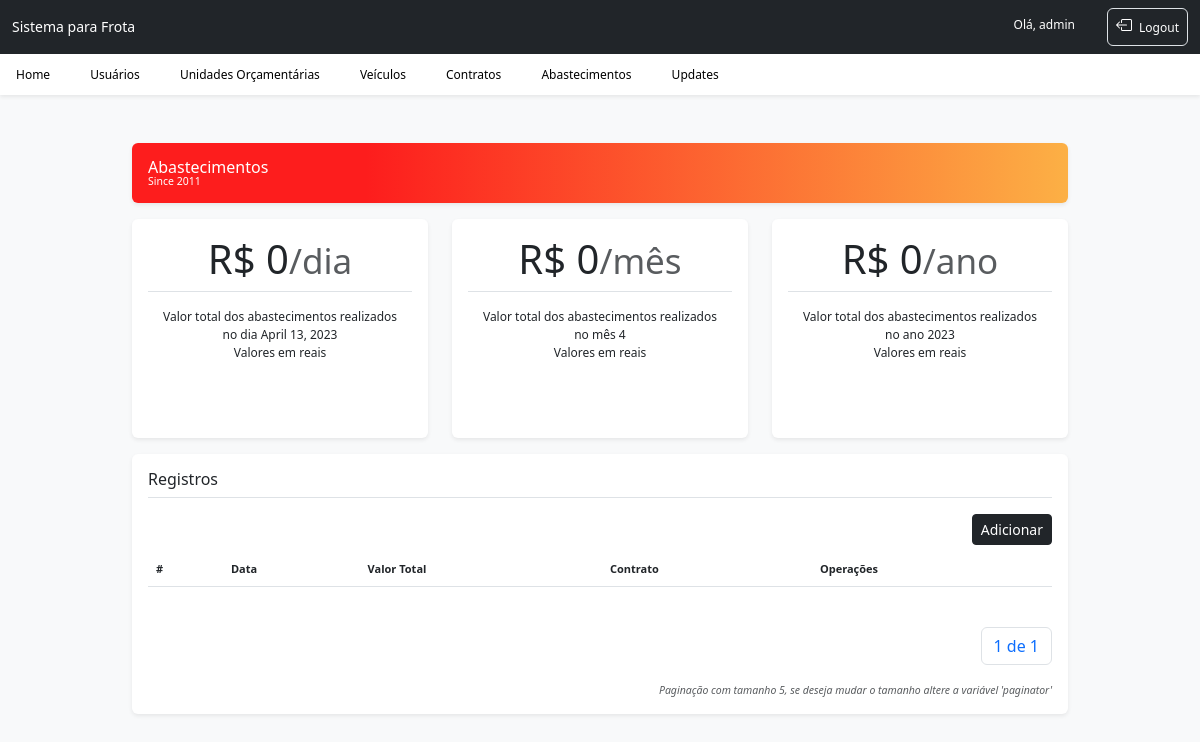
Page /abastecimento_list/ (signed in) on the earlier database version.
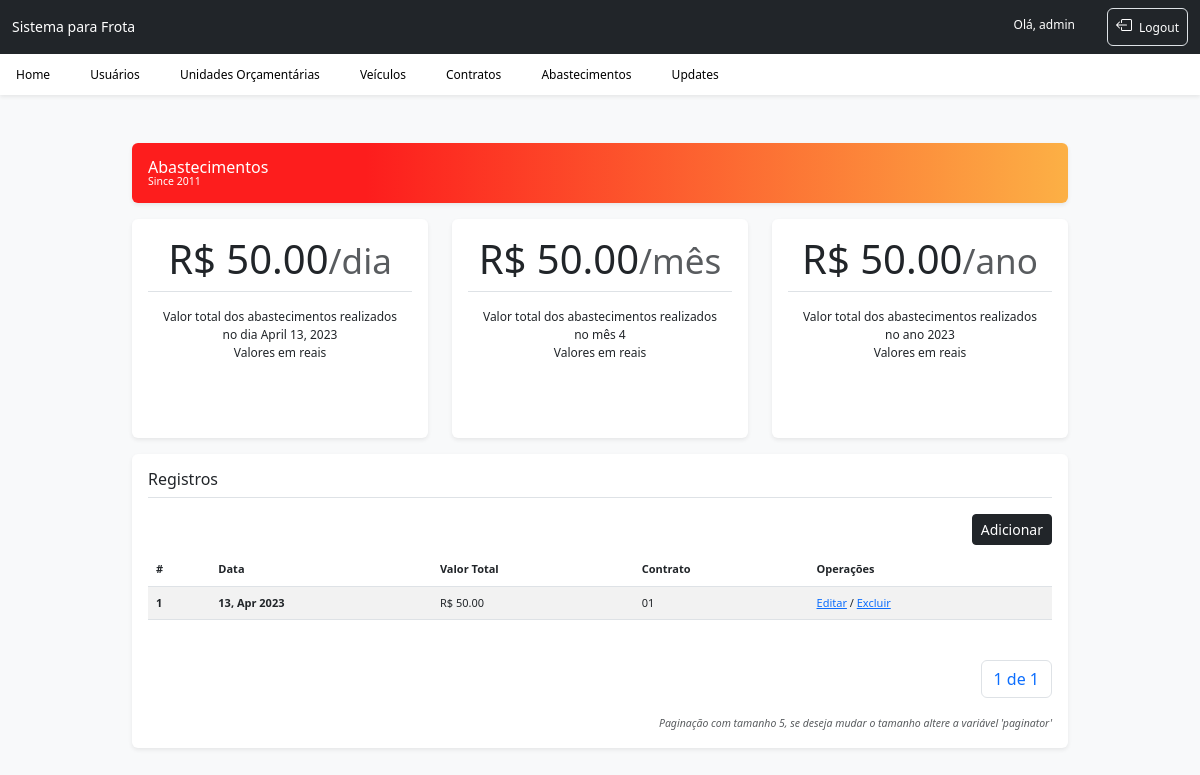
Same page on the later database version.
### abastecimento/models.py (models this page shows, shortened)
class Abastecimento(models.Model):
    data = models.DateField()
    valor = models.DecimalField(max_digits=6, decimal_places=2, default=0)
    contrato = models.ForeignKey(Contrato, on_delete=models.PROTECT)

class Contrato(models.Model):
    numero = models.CharField(max_length=255)
    unidade = models.ForeignKey(Unidade_Orcamentaria, on_delete=models.PROTECT, related_name='unidade_contrato')
    valor_atual = models.DecimalField(max_digits=6, decimal_places=2)
    valor_original = models.DecimalField(max_digits=6, decimal_places=2, default=0)
    def __str__(self):
        return self.numero

### abastecimento/views.py (the view)
# urls.py: path('abastecimento_list/', abastecimento_list, name='abastecimento_list'),
@login_required
def abastecimento_list(request):
    abastecimentos = Abastecimento.objects.all()
    paginator = Paginator(abastecimentos, 5)
    page = request.GET.get('page')
    abastecimentos_page = paginator.get_page(page)
    dia = datetime.date.today()
    mes = datetime.date.today().month
    ano = datetime.date.today().year
    total_dia = 0
    for abastecimento in Abastecimento.objects.filter(data=dia):
        for item in Item_Abastecimento.objects.filter(abastecimento=abastecimento):
            total_dia += item.quantidade_combustivel * item.valor_unitario
    total_mes = 0
    for abastecimento in Abastecimento.objects.filter(data__month=mes):
        for item in Item_Abastecimento.objects.filter(abastecimento=abastecimento):
            total_mes += item.quantidade_combustivel * item.valor_unitario
    total_ano = 0
    for abastecimento in Abastecimento.objects.filter(data__year=ano):
        for item in Item_Abastecimento.objects.filter(abastecimento=abastecimento):
            total_ano += item.quantidade_combustivel * item.valor_unitario
    context = {'abastecimentos_page': abastecimentos_page, 'dia': dia, 'total_dia': total_dia, 'mes': mes,
               'total_mes': total_mes, 'ano': ano, 'total_ano': total_ano}
    return render(request, 'abastecimento/abastecimento_list.html', context)

### abastecimento/templates/abastecimento/abastecimento_list.html (shortened to what this page needs)
{% extends 'home/base.html' %}
{% block main %}
<div class="align-items-center p-3 my-3 text-white bg-purple rounded shadow-sm">
    <div class="lh-1">
        <h1 class="h6 mb-0 text-white lh-1">Abastecimentos</h1>
        <small>Since 2011</small>
    </div>
</div>
<div class="row">
    <div class="col-4 text-center">
        <div class="col-12 p-3 bg-body rounded shadow-sm">
            <h1 class="card-title pricing-card-title border-bottom pb-2">R$ {{ total_dia }}<small
                    class="text-body-secondary fw-light">/dia</small>
            </h1>
            <ul class="list-unstyled mt-3 mb-4">
                <li>Valor total dos abastecimentos realizados <br> no dia {{ dia }}</li>
                <li>Valores em reais</li>
                <br>
                <br>
            </ul>
        </div>
    </div>
    <div class="col-4 text-center">
        <div class="col-12 p-3 bg-body rounded shadow-sm">
            <h1 class="card-title pricing-card-title border-bottom pb-2">R$ {{ total_mes }}<small
                    class="text-body-secondary fw-light">/mês</small>
            </h1>
            <ul class="list-unstyled mt-3 mb-4">
                <li>Valor total dos abastecimentos realizados <br> no mês {{ mes }}</li>
                <li>Valores em reais</li>
                <br>
                <br>
            </ul>
        </div>
    </div>
    <div class="col-4 text-center">
        <div class="col-12 p-3 bg-body rounded shadow-sm">
            <h1 class="card-title pricing-card-title border-bottom pb-2">R$ {{ total_ano }}<small
                    class="text-body-secondary fw-light">/ano</small>
            </h1>
            <ul class="list-unstyled mt-3 mb-4">
                <li>Valor total dos abastecimentos realizados <br> no ano {{ ano }}</li>
                <li>Valores em reais</li>
                <br>
                <br>
            </ul>
        </div>
    </div>
</div>
<div class="p-3 my-3 mb-5 bg-body rounded shadow-sm">
    <h6 class="border-bottom pb-2 mb-0">Registros</h6>
    <div class="text-body-secondary pt-3">
        <a href="{% url 'abastecimento_createPage' %}" class="btn btn-dark btn-sm float-end mb-2">Adicionar</a>
        <table class="table table-striped">
            <thead>
            <tr>
                <th scope="col">#</th>
                <th scope="col">Data</th>
                <th scope="col">Valor Total</th>
                <th scope="col">Contrato</th>
                <th scope="col">Operações</th>
            </tr>
            </thead>
            <tbody>
            {% for abastecimento in abastecimentos_page.object_list %}
            <tr>
                <th scope="row">{{ abastecimento.id }}</th>
                <th scope="row">{{ abastecimento.data|date:"d, M Y" }}</th>
                <td>R$ {{ abastecimento.valor }}</td>
                <td>{{ abastecimento.contrato }}</td>
                <td><a href="{% url 'abastecimento_edit' abastecimento.id %}">Editar</a> / <a
                        href="{% url 'abastecimento_delete' abastecimento.id %}">Excluir</a></td>
            </tr>
            {% endfor %}
            </tbody>
        </table>
        <small class="d-block text-end mt-1">
            <nav aria-label="Page navigation example" class="pt-4 pb-5 mb-2">
                <ul class="pagination float-end">
                    <li class="page-item"><a class="page-link" href="#">{{ abastecimentos_page.number }} de {{ abastecimentos_page.paginator.num_pages }}</a></li>
                </ul>
            </nav>
            <em>Paginação com tamanho 5, se deseja mudar o tamanho altere a variável 'paginator'</em>
        </small>
    </div>
</div>
{% endblock %}

Differences in the rows shown:
added Abastecimento: id "1", data "13, Apr 2023", valor "50.00", contrato "01"
Other differences:
{{ total_dia }}: "0" → "50.00"
{{ total_mes }}: "0" → "50.00"
{{ total_ano }}: "0" → "50.00"
